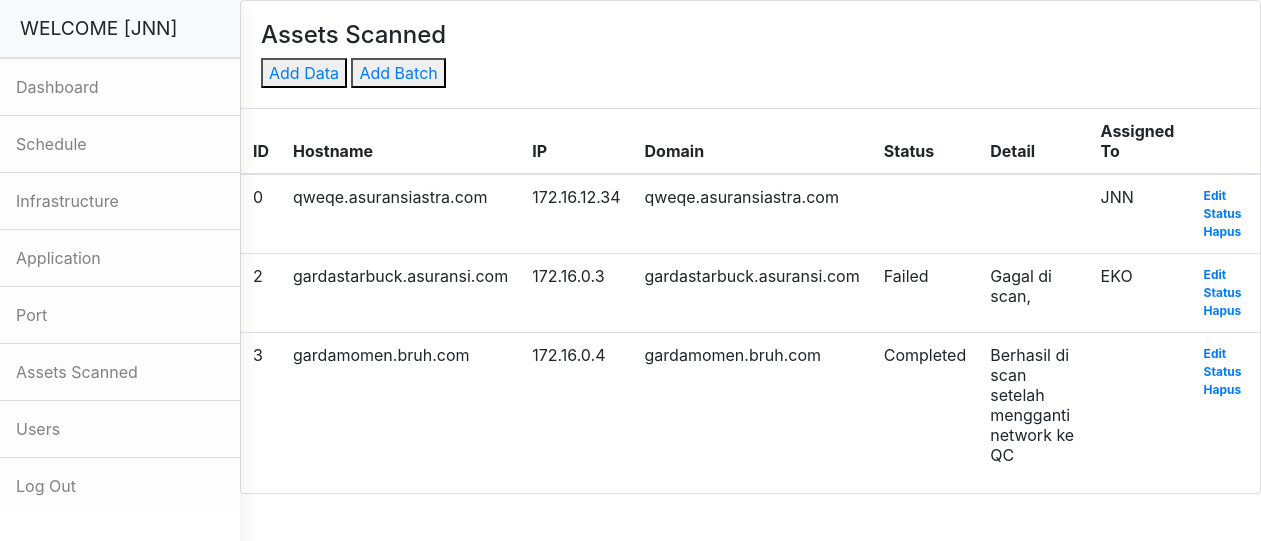
Screenshot of /failed_scans.php (signed in) with the database file from the repository.
### tables this page shows
CREATE TABLE `failed_scans` (
  `id` int(11) NOT NULL,
  `ip` varchar(255) NOT NULL,
  `hostname` varchar(255) NOT NULL,
  `domain` varchar(255) NOT NULL,
  `status_chart` varchar(255) NOT NULL,
  `status_table` varchar(255) NOT NULL,
  `assigned_to` varchar(255) NOT NULL,
  `count` int(200) NOT NULL
);

### failed_scans.php (the view, shortened to what this page needs)
<?php
require('sidebar.php');
$sql="select * from failed_scans order by 'id' desc";
$res=mysqli_query($connection,$sql);
?>
<div class="content">
	<div class="orders">
	   <div class="row">
		  <div class="col-xl-12">
			 <div class="card">
				<div class="card-body">
				   <h4 class="box-title">Assets Scanned</h4>
				   <?php if($_SESSION['ADMIN_TEAM']=="sec"){?>
				   <button><a href="add_infrastructure.php">Add Data</a></button>
				   <button><a href="ADD_asset_batch.php">Add Batch</a></button>
				   <?php } ?>
				</div>
				<div class="card-body--">
				   <div class="table-stats order-table ov-h">
					  <table class="table ">
						 <thead>
							<tr>
							   <th>ID</th>
							   <th>Hostname</th>
						       <th>IP</th>
							   <th>Domain</th>
							   <th>Status</th>
							   <th>Detail</th>
							   <th>Assigned To</th>
							   <th></th>
							</tr>
						 </thead>
						 <tbody>
							<?php
							while($row=mysqli_fetch_assoc($res)){?>
							<tr>
							   <td><?php echo $row['id']; ?></td>
							   <td><?php echo $row['domain']; ?></td>
							   <td><?php echo $row['ip']; ?></td>
							   <td><?php echo $row['domain']; ?></td>
							   <td><?php echo $row['status_chart']; ?></td>
							   <td><?php echo $row['status_table']; ?></td>
							   <td><?php echo $row['assigned_to']; ?>
							   <td>
								<?php
								echo "<span class='badge badge-edit'><a href='EDIT_assets.php?id=$row[id]'>Edit</a></span>";
								echo "<span class='badge badge-edit'><a href='STATUS_assets.php?id=$row[id]'>Status</a></span>";
								echo "<span class='badge badge-delete'><a href='DELETE_assets.php?id=$row[id]' onClick=\"return confirm('Apakah anda yakin ingin menghapus data?');\"> Hapus </a></span>";
								?>
							   </td>
							</tr>
							<?php } ?>
						 </tbody>
					  </table>
				   </div>
				</div>
			 </div>
		  </div>
	   </div>
	</div>
</div>

### rows the page displays
failed_scans: id "0", domain "qweqe.asuransiastra.com", ip "172.16.12.34", assigned_to "JNN"
failed_scans: id "2", domain "gardastarbuck.asuransi.com", ip "172.16.0.3", status_chart "Failed", status_table "Gagal di scan,", assigned_to "EKO"
failed_scans: id "3", domain "gardamomen.bruh.com", ip "172.16.0.4", status_chart "Completed", status_table "Berhasil di scan setelah mengganti network ke QC"

### other values shown
$_SESSION['ADMIN_USERNAME'] "JNN"
